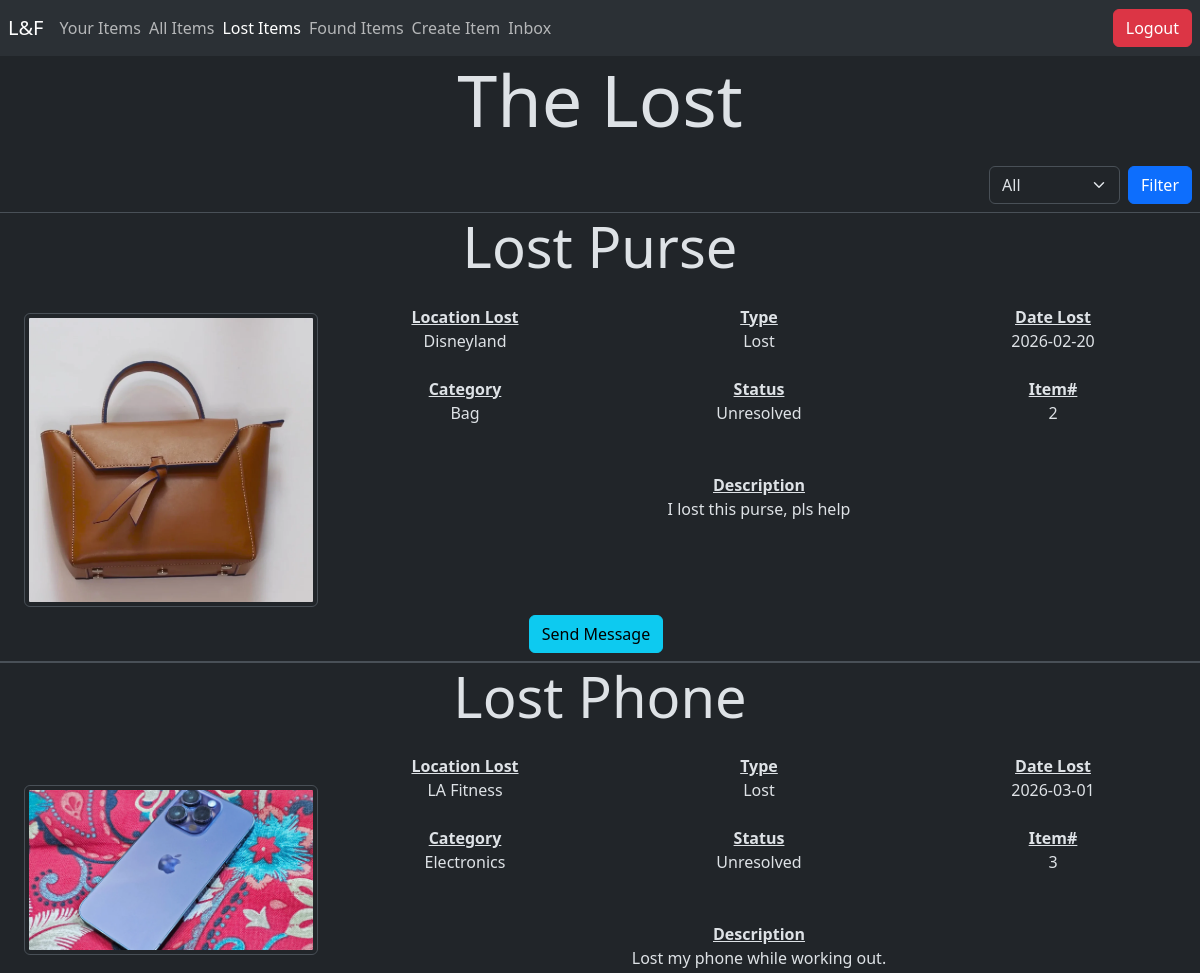
/lost_items.php (signed in, upper part), run on an earlier commit of the app's database.
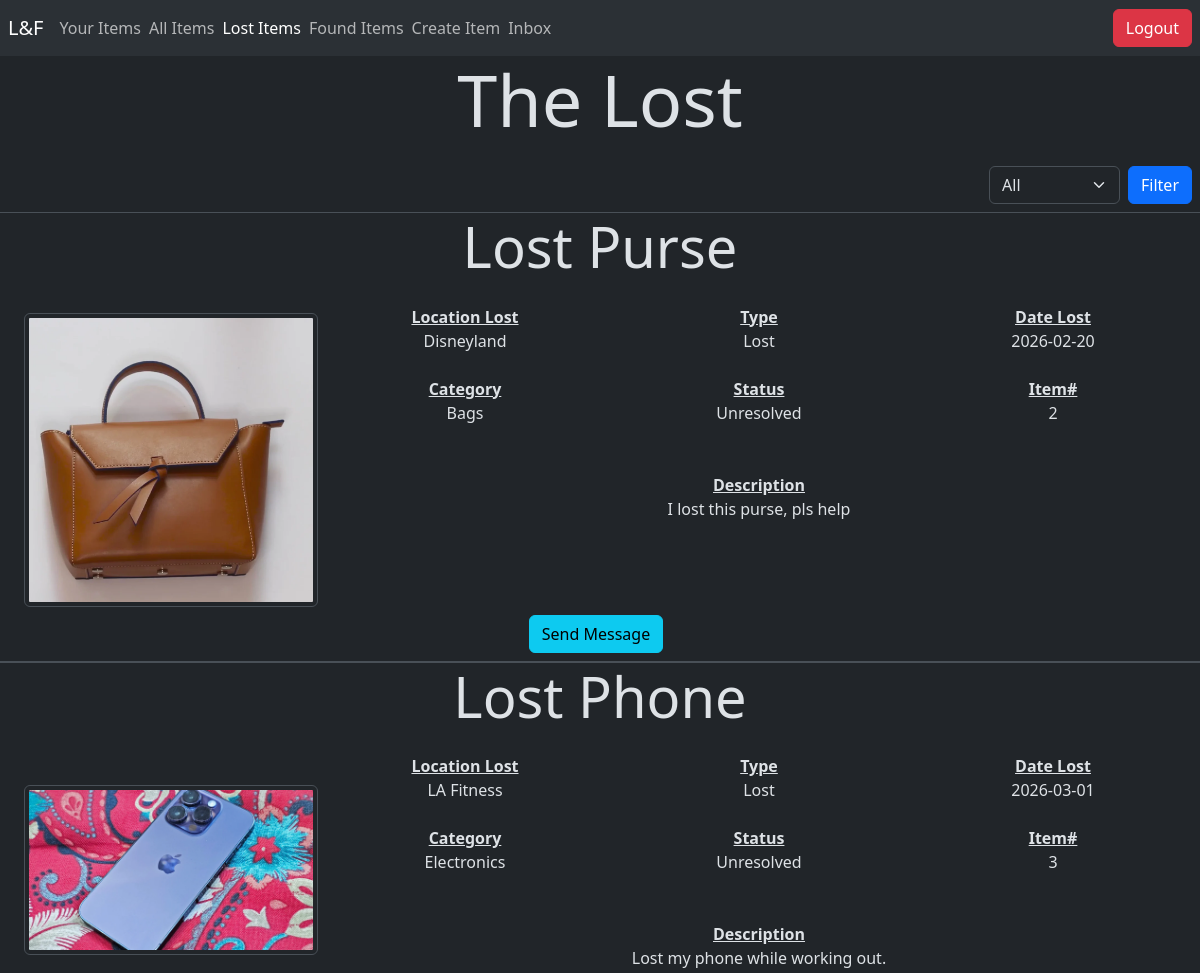
And on a later commit of the database.
### tables this page shows
CREATE TABLE ITEM (
    Item_id INT AUTO_INCREMENT,
    Inserted_at TIMESTAMP NOT NULL,
    Location VARCHAR(50) NOT NULL,
    Description VARCHAR(250) NOT NULL,
    Title VARCHAR(50) NOT NULL, 
    Type VARCHAR(20) NOT NULL,
    Category VARCHAR(20) NOT NULL,
    Status VARCHAR(20) NOT NULL,
    Date DATE NOT NULL,
    Img VARCHAR(225) NOT NULL,
    User_id INT NOT NULL,

    PRIMARY KEY (Item_id),
    FOREIGN KEY (User_id) REFERENCES USER (User_id)
);

### lost_items.php (the view, shortened to what the changed rows need)
<?php
include("connect.php");
$user_id = $_SESSION["User_id"];
$categories = ["All", "Electronics", "Clothing", "Jewelry", "Books", "Bags", "Wallets", "Other"];
if ($_SERVER["REQUEST_METHOD"] == "POST") {
    $category_index = $_POST["category"];
    $category = $categories[$category_index];
    if ($category != "All") {
        $sql = "
        select Item.*, User.Email
        from Item
        join User
        on Item.User_id = User.User_id
        where Item.Status='Unresolved' and Item.Category='$category' and Item.Type='Lost';
        ";
    } else {
        $sql = "
        select Item.*, User.Email
        from Item
        join User
        on Item.User_id = User.User_id
        where Item.Status='Unresolved' and Item.Type='Lost';
        ";
    }
} else {
    $sql = "
    select Item.*, User.Email
    from Item
    join User
    on Item.User_id = User.User_id
    where Item.Status='Unresolved' and Item.Type='Lost';
    ";
}
$items = $conn->query($sql);
?>
<!doctype html>
<html lang="en" class="h-100" data-bs-theme="dark">
<head>
    <link href="https://cdn.jsdelivr.net/npm/bootstrap@5.3.8/dist/css/bootstrap.min.css" rel="stylesheet">
</head>
<body>
    <h1 class="display-2 text-center mb-4">The Lost</h1>
    <?php while ($row = $items->fetch_assoc()) {
    ?>
        <div class="border-bottom border-top">
            <h1 class="display-4 text-center mb-4"><?php echo $row['Title']; ?></h1>
            <div class="d-flex justify-content-evenly text-center text-break">
                <div class="w-25 d-flex align-items-center flex-column justify-content-center ms-4">
                    <img src="<?php echo $row['Img']; ?>" class="img-thumbnail mb-2 mt-2 rounded">
                </div>
                <div class="w-75 d-flex flex-column">
                    <div class="d-flex justify-content-evenly w-100">
                        <div class="w-100">
                            <b class="text-decoration-underline">Location Lost</b><br>
                            <p><?php echo $row['Location']; ?></p>
                        </div>
                        <div class="w-100">
                            <b class="text-decoration-underline">Type</b><br>
                            <p><?php echo $row['Type']; ?></p>
                        </div>
                        <div class="w-100">
                            <b class="text-decoration-underline">Date Lost</b><br>
                            <p><?php echo $row['Date']; ?></p>
                        </div>
                    </div>
                    <div class="d-flex justify-content-evenly w-100 mt-2 mb-2">
                        <div class="w-100">
                            <b class="text-decoration-underline">Category</b><br>
                            <p><?php echo $row['Category']; ?></p>
                        </div>
                        <div class="w-100">
                            <b class="text-decoration-underline">Status</b><br>
                            <p><?php echo $row['Status']; ?></p>
                        </div>
                        <div class="w-100">
                            <b class="text-decoration-underline">Item#</b><br>
                            <p><?php echo $row['Item_id']; ?></p>
                        </div>
                    </div>
                    <div class="w-100 mt-4">
                        <b class="text-decoration-underline">Description</b><br>
                        <p><?php echo $row['Description']; ?></p>
                    </div>
                </div>
            </div>
            <div class="d-flex text-center">
                <div class="w-100">
                    <?php
                    if ($row['User_id'] != $user_id) {
                        echo ("<a href='create_message.php?Recipient=" . $row['Email'] . "&Item_id=" . $row['Item_id'] . "'><button type='button' class='btn btn-info mb-2 me-2'>Send Message</button></a>");
                    }
                    ?>
                </div>
            </div>
        </div>
    <?php } ?>
</body>
</html>

What changed in the data, as far as the page shows it:
changed item "Lost Purse": Category "Bag" → "Bags"
